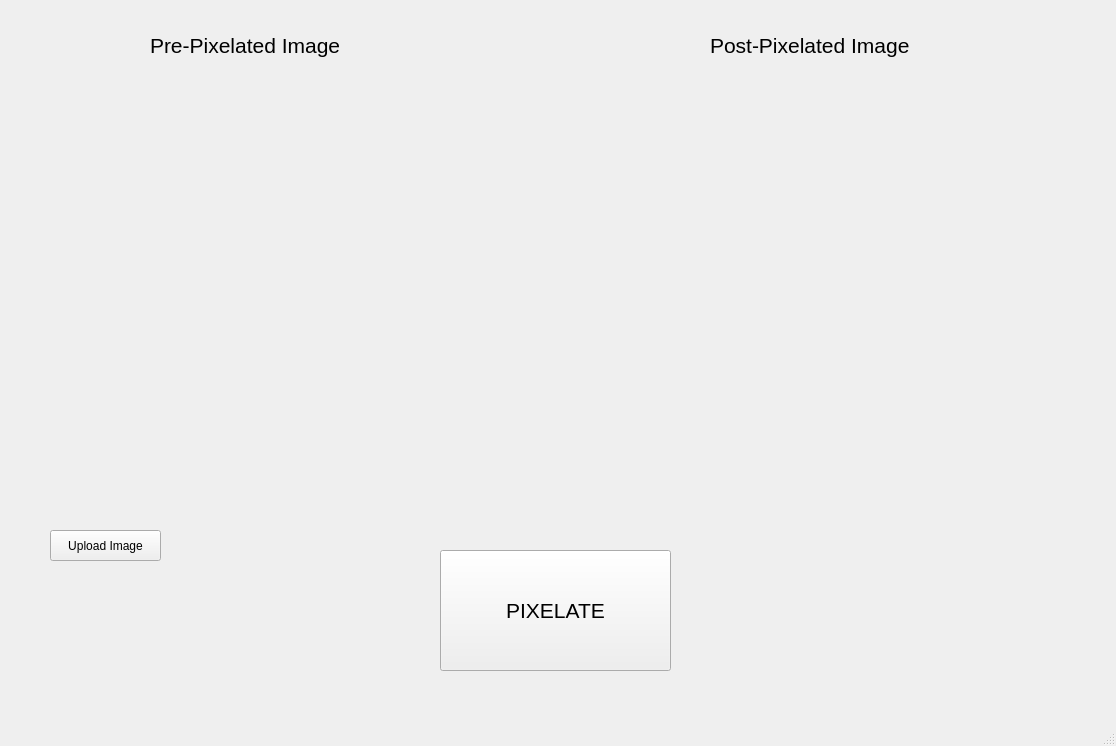
<?xml version="1.0" encoding="UTF-8"?>
<ui version="4.0">
 <class>PixelateImg</class>
 <widget class="QMainWindow" name="PixelateImg">
  <property name="geometry">
   <rect>
    <x>0</x>
    <y>0</y>
    <width>1116</width>
    <height>746</height>
   </rect>
  </property>
  <property name="windowTitle">
   <string>PixelateImg</string>
  </property>
  <widget class="QWidget" name="centralwidget">
   <widget class="QLabel" name="label">
    <property name="geometry">
     <rect>
      <x>150</x>
      <y>30</y>
      <width>251</width>
      <height>31</height>
     </rect>
    </property>
    <property name="font">
     <font>
      <pointsize>16</pointsize>
     </font>
    </property>
    <property name="text">
     <string>Pre-Pixelated Image</string>
    </property>
   </widget>
   <widget class="QLabel" name="label_2">
    <property name="geometry">
     <rect>
      <x>710</x>
      <y>30</y>
      <width>271</width>
      <height>31</height>
     </rect>
    </property>
    <property name="font">
     <font>
      <pointsize>16</pointsize>
     </font>
    </property>
    <property name="text">
     <string>Post-Pixelated Image</string>
    </property>
   </widget>
   <widget class="QPushButton" name="uploadImgButton">
    <property name="geometry">
     <rect>
      <x>50</x>
      <y>530</y>
      <width>111</width>
      <height>31</height>
     </rect>
    </property>
    <property name="font">
     <font/>
    </property>
    <property name="text">
     <string>Upload Image</string>
    </property>
   </widget>
   <widget class="QPushButton" name="pixelateButton">
    <property name="geometry">
     <rect>
      <x>440</x>
      <y>550</y>
      <width>231</width>
      <height>121</height>
     </rect>
    </property>
    <property name="font">
     <font>
      <pointsize>16</pointsize>
     </font>
    </property>
    <property name="text">
     <string>PIXELATE</string>
    </property>
   </widget>
   <widget class="QLabel" name="imageLabelPrePixel">
    <property name="geometry">
     <rect>
      <x>40</x>
      <y>70</y>
      <width>461</width>
      <height>421</height>
     </rect>
    </property>
    <property name="text">
     <string/>
    </property>
   </widget>
   <widget class="QLabel" name="imageLabelPostPixel">
    <property name="geometry">
     <rect>
      <x>610</x>
      <y>70</y>
      <width>461</width>
      <height>421</height>
     </rect>
    </property>
    <property name="text">
     <string/>
    </property>
   </widget>
  </widget>
  <widget class="QMenuBar" name="menubar">
   <property name="geometry">
    <rect>
     <x>0</x>
     <y>0</y>
     <width>1116</width>
     <height>22</height>
    </rect>
   </property>
  </widget>
  <widget class="QStatusBar" name="statusbar"/>
 </widget>
 <resources/>
 <connections>
  <connection>
   <sender>uploadImgButton</sender>
   <signal>clicked()</signal>
   <receiver>uploadImgButton</receiver>
   <slot>showMenu()</slot>
   <hints>
    <hint type="sourcelabel">
     <x>89</x>
     <y>560</y>
    </hint>
    <hint type="destinationlabel">
     <x>127</x>
     <y>572</y>
    </hint>
   </hints>
  </connection>
 </connections>
</ui>
